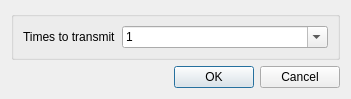
<?xml version="1.0" encoding="UTF-8"?>
<ui version="4.0">
 <class>RttyModRepeatDialog</class>
 <widget class="QDialog" name="RttyModRepeatDialog">
  <property name="geometry">
   <rect>
    <x>0</x>
    <y>0</y>
    <width>351</width>
    <height>91</height>
   </rect>
  </property>
  <property name="font">
   <font>
    <family>Liberation Sans</family>
    <pointsize>9</pointsize>
   </font>
  </property>
  <property name="windowTitle">
   <string>Packet Repeat Settings</string>
  </property>
  <layout class="QVBoxLayout" name="verticalLayout">
   <item>
    <widget class="QGroupBox" name="groupBox">
     <layout class="QFormLayout" name="formLayout">
      <item row="0" column="0">
       <widget class="QLabel" name="repeatCountLabel">
        <property name="text">
         <string>Times to transmit</string>
        </property>
       </widget>
      </item>
      <item row="0" column="1">
       <widget class="QComboBox" name="repeatCount">
        <property name="toolTip">
         <string>Number of times to transmit</string>
        </property>
        <property name="editable">
         <bool>true</bool>
        </property>
        <item>
         <property name="text">
          <string>1</string>
         </property>
        </item>
        <item>
         <property name="text">
          <string>10</string>
         </property>
        </item>
        <item>
         <property name="text">
          <string>100</string>
         </property>
        </item>
        <item>
         <property name="text">
          <string>1000</string>
         </property>
        </item>
       </widget>
      </item>
     </layout>
    </widget>
   </item>
   <item>
    <widget class="QDialogButtonBox" name="buttonBox">
     <property name="orientation">
      <enum>Qt::Horizontal</enum>
     </property>
     <property name="standardButtons">
      <set>QDialogButtonBox::Cancel|QDialogButtonBox::Ok</set>
     </property>
    </widget>
   </item>
  </layout>
 </widget>
 <tabstops>
  <tabstop>repeatCount</tabstop>
 </tabstops>
 <resources/>
 <connections>
  <connection>
   <sender>buttonBox</sender>
   <signal>accepted()</signal>
   <receiver>RttyModRepeatDialog</receiver>
   <slot>accept()</slot>
   <hints>
    <hint type="sourcelabel">
     <x>248</x>
     <y>254</y>
    </hint>
    <hint type="destinationlabel">
     <x>157</x>
     <y>274</y>
    </hint>
   </hints>
  </connection>
  <connection>
   <sender>buttonBox</sender>
   <signal>rejected()</signal>
   <receiver>RttyModRepeatDialog</receiver>
   <slot>reject()</slot>
   <hints>
    <hint type="sourcelabel">
     <x>316</x>
     <y>260</y>
    </hint>
    <hint type="destinationlabel">
     <x>286</x>
     <y>274</y>
    </hint>
   </hints>
  </connection>
 </connections>
</ui>
